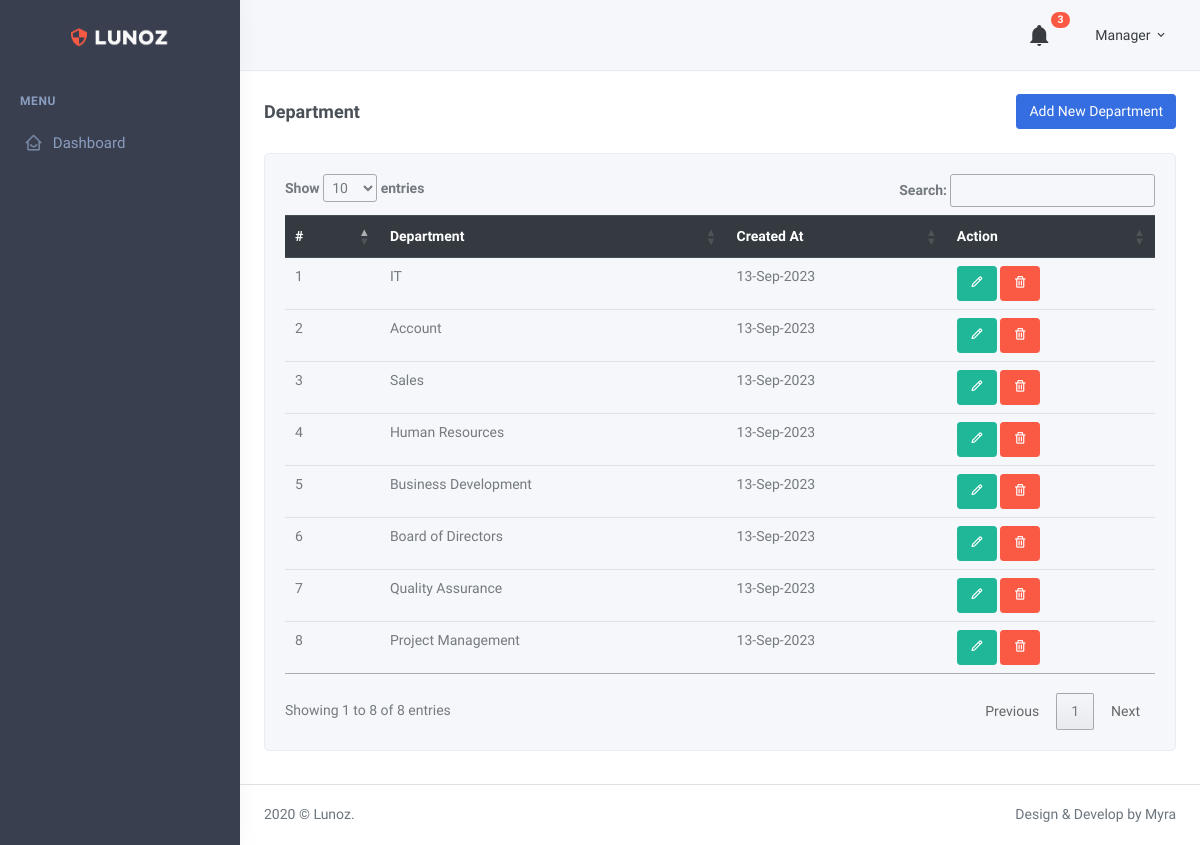
Page /department.php (signed in) on the committed database.
### tables this page shows
CREATE TABLE `department` (
  `ID` int(11) NOT NULL,
  `department_name` varchar(255) NOT NULL,
  `added_by` varchar(255) DEFAULT NULL,
  `deletedStatus` int(11) NOT NULL DEFAULT 0,
  `created_at` timestamp NOT NULL DEFAULT current_timestamp()
);

### department.php (the view, shortened to what this page needs)
<?php
include('include/dbconn.php');
?>
<!DOCTYPE html>
<html lang="en">
<head>
    <link href="assets/css/bootstrap.min.css" rel="stylesheet" type="text/css" />
    <link href="assets/css/icons.min.css" rel="stylesheet" type="text/css" />
    <link href="assets/css/theme.min.css" rel="stylesheet" type="text/css" />
    <link rel="stylesheet" href="https://cdn.datatables.net/1.13.6/css/jquery.dataTables.min.css">
</head>
<body>
    <div id="layout-wrapper">
        <?php include('include/header.php') ?>
        <?php include('include/navbar.php') ?>
        <div class="main-content">
            <div class="page-content">
                <div class="container-fluid">
                    <div class="row">
                        <div class="col-12">
                            <div class="page-title-box d-flex align-items-center justify-content-between">
                                <h4 class="mb-0 font-size-18">Department</h4>
                                <div class="page-title-right">
                                    <a href="add_department.php" class="btn btn-primary">Add New Department</a>
                                </div>
                            </div>
                        </div>
                    </div>
                    <div class="row">
                        <div class="col-xl-12">
                            <div class="card">
                                <div class="card-body">
                                    <div class="table-responsive">
                                        <table class="table mb-0" id='emptTable'>
                                            <thead class="thead-dark">
                                                <tr>
                                                    <th>#</th>
                                                    <th>Department</th>
                                                    <th>Created At</th>
                                                    <th>Action</th>
                                                </tr>
                                            </thead>
                                            <tbody>
                                                <?php
                                                    $department = mysqli_query($db,"SELECT * FROM `department` WHERE deletedStatus='0'");
                                                    $count = 1;
                                                    while($read = mysqli_fetch_assoc($department))
                                                    {
                                                ?>
                                                <tr>
                                                    <td><?php echo $count++; ?></td>
                                                    <td><?php echo $read['department_name']; ?></td>
                                                    <td><?php echo date_format(date_create($read['created_at']),"d-M-Y") ?></td>
                                                    <td>
                                                        <div class="">
                                                            <a href="edit_department.php?id=<?php echo $read['ID']; ?>" onclick="return confirm('Are You Sure You Want To Edit This Record ?');" class="btn btn-success"><i class="bx bx-pencil"></i></a>
                                                            <a href="deleted_department.php?id=<?php echo $read['ID']; ?>" onclick="return confirm('Are You Sure You Want To Delete This Record ?');" class="btn btn-danger"><i class="bx bx-trash"></i>
                                                            </a>
                                                        </div>
                                                    </td>
                                                </tr>
                                                <?php } $count; ?>
                                            </tbody>
                                        </table>
                                    </div>
                                </div>
                            </div>
                        </div>
                    </div>
                </div>
                <footer class="footer">
                    <div class="container-fluid">
                        <div class="row">
                            <div class="col-sm-6">
                                2020 © Lunoz.
                            </div>
                            <div class="col-sm-6">
                                <div class="text-sm-right d-none d-sm-block">
                                    Design & Develop by Myra
                                </div>
                            </div>
                        </div>
                    </div>
                </footer>
            </div>
        </div>
</body>
</html>

### include/header.php (shortened to what this page needs)
<header id="page-topbar">
            <div class="navbar-header">
                <div class="d-flex align-items-center">
                    <div class="dropdown d-inline-block">
                        <button type="button" class="btn header-item noti-icon waves-effect"
                            id="page-header-notifications-dropdown" data-toggle="dropdown" aria-haspopup="true"
                            aria-expanded="false" style="padding-right: 20px;">
                            <i class="mdi mdi-bell"></i>
                            <span class="badge badge-danger badge-pill">3</span>
                        </button>
                    </div>
                    <div class="dropdown d-inline-block ml-2">
                        <button type="button" class="btn header-item waves-effect" id="page-header-user-dropdown"
                            data-toggle="dropdown" aria-haspopup="true" aria-expanded="false">
                            <span class="d-none d-sm-inline-block ml-1"><?php echo $_SESSION['admin_name']; ?></span>
                            <i class="mdi mdi-chevron-down d-none d-sm-inline-block"></i>
                        </button>
                    </div>
                </div>
            </div>
        </header>

### include/navbar.php (shortened to what this page needs)
<div class="vertical-menu">
            <div data-simplebar class="h-100">
                <div class="navbar-brand-box">
                    <a href="index.html" class="logo">
                        <img src="assets/images/logo-light.png" />
                    </a>
                </div>
                <div id="sidebar-menu">
                    <ul class="metismenu list-unstyled" id="side-menu">
                        <li class="menu-title">Menu</li>
                        <li><a href="dashboard.php" class="waves-effect"><i class='bx bx-home-smile'></i><span>Dashboard</span></a></li>
                    </ul>
                </div>
            </div>
        </div>

### rows in the picture
department: department_name "IT", created_at "13-Sep-2023"
department: department_name "Account", created_at "13-Sep-2023"
department: department_name "Sales", created_at "13-Sep-2023"
department: department_name "Human Resources", created_at "13-Sep-2023"
department: department_name "Business Development", created_at "13-Sep-2023"
department: department_name "Board of Directors", created_at "13-Sep-2023"
department: department_name "Quality Assurance", created_at "13-Sep-2023"
department: department_name "Project Management", created_at "13-Sep-2023"

### other values in the picture
$_SESSION['admin_name'] "Manager"
